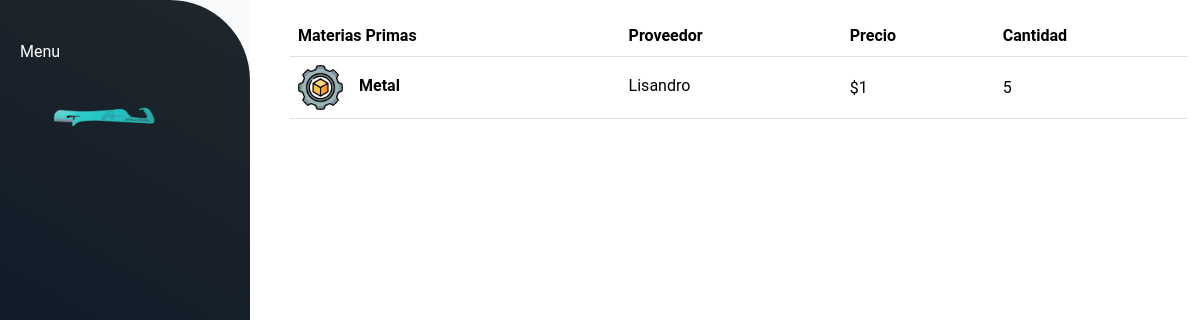
Page /materias_primas/ on the earlier database version.
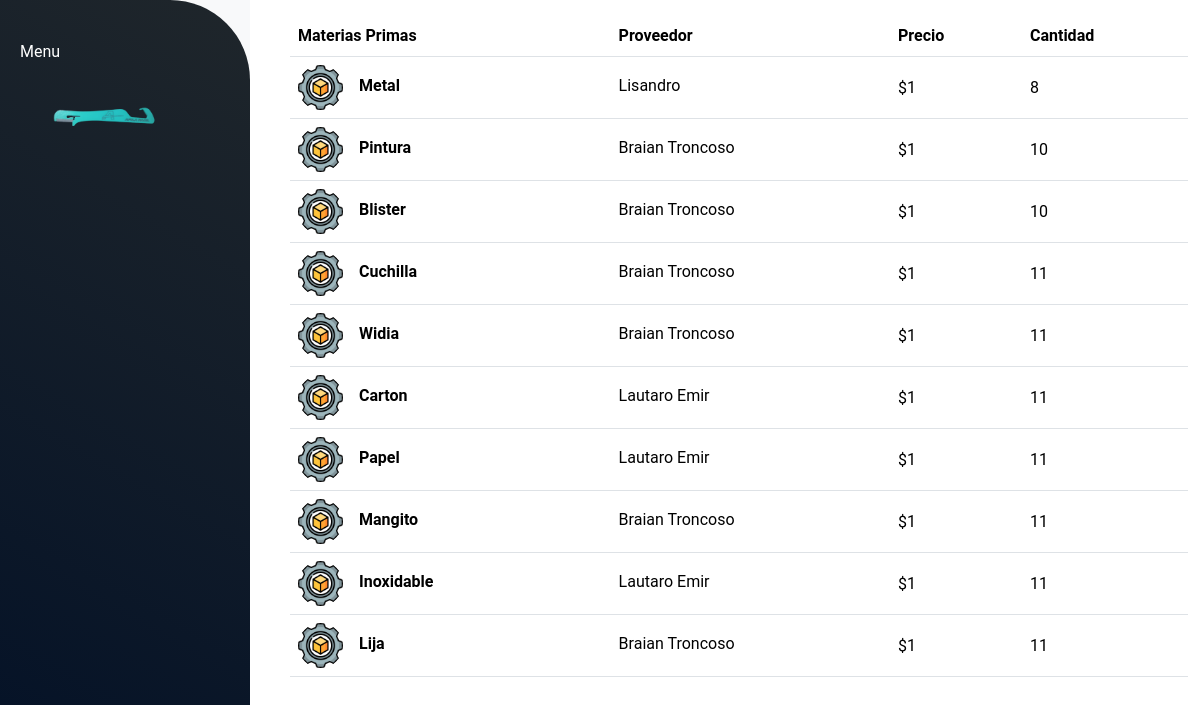
Same page on the later database version.
### materias_primas/models.py (models this page shows, shortened)
class Materias(models.Model):
    nombre = models.CharField(max_length=45)
    precio = models.IntegerField()
    cantidad = models.IntegerField()
    proveedores = models.ForeignKey(Proveedores, null=True, blank=True, on_delete=models.SET_NULL, related_name='materias')
    imagen = models.CharField(max_length=100)
    def get_imagen_url(self):
        if self.imagen:
            return f"/static/img/{self.imagen}"
        else:
            return "/static/img/materia_prima.png"
    class Meta:
        db_table = 'materias'
        verbose_name = "Materia"

### proveedores/models.py (models this page shows, shortened)
class Proveedores(models.Model):
    nombre = models.CharField(max_length=50)
    detalle = models.CharField(max_length=200, blank=True)
    direccion = models.CharField(max_length=100)
    telefono = models.IntegerField(null=True, blank=True)
    email = models.CharField(max_length=100)
    imagen = models.TextField(null=True, blank=True)
    class Meta:
        db_table = 'proveedores'
        verbose_name = "Proveedores"

### materias_primas/views.py (the view)
# urls.py: path('', views.mostrar_materias_primas, name='materias_primas'),
def mostrar_materias_primas(request):
    materias = Materias.objects.all()
    return render(request, 'materias_primas.html', {'materias': materias, 'mensaje': "No hay Materia Prima"})

### materias_primas/templates/materias_primas.html (shortened to what this page needs)
{% extends "materias_primas/layout.html" %}
{% load static %}
{% block content %}
{% if materias%}
<div class="container" id="altura">
    <table class="table align-middle mb-0 bg-white m-3 mb-5">
        <thead class="bg-dark">
        <tr>
            <th>Materias Primas</th>
            <th>Proveedor</th>
            <th>Precio</th>
            <th>Cantidad</th>
        </tr>
        </thead>
        <tbody>
        {% for materia in materias %}
            <tr>
                <td>
                <div class="d-flex align-items-center">
                    <img
                        src="{{ materia.get_imagen_url }}"
                        alt="NO-IMG"
                        style="width: 45px; height: 45px"
                        class="rounded-circle"
                        />
                    <div class="ms-3">
                    <p class="fw-bold mb-1 ml-2">{{materia.nombre}}</p>
                    </div>
                </div>
                </td>
                <td>
                <p class="fw-normal mb-1">{{ materia.proveedores.nombre }} {{ materia.proveedores.apellido}}</p>
                </td>
                <td>${{ materia.precio }}</td>
                <td>{{ materia.cantidad }}</td>
            </tr>
        {%endfor%}
        </tbody>
    </table>
{%else%}
    {{ mensaje }}
{%endif%}
</div>
{% endblock %}

### materias_primas/templates/materias_primas/layout.html (shortened to what this page needs)
{% load static %}
<!DOCTYPE html>
<html lang="en">
<head>
    <link rel="stylesheet" href="{% static 'style.css' %}">
    <link href="https://cdn.jsdelivr.net/npm/bootstrap@5.3.1/dist/css/bootstrap.min.css" rel="stylesheet">
</head>
<body>
    <div class="d-flex" id="wrapper">
        <div class="bg-light border-right" id="sidebar-wrapper">
            <div class="list-group list-group-flush">
                {% include "materias_primas/nav.html"%}
            </div>
        </div>
            <div class="container-fluid">
                {% block content %}
                {% endblock %}
            </div>
        </div>
</body>
</html>

### materias_primas/templates/materias_primas/nav.html (shortened to what this page needs)
{% load static %}
{% block content %}
<aside>
    <p> Menu <a href="#">
        <img src="{% static 'img/logo.jpeg' %}" height="80" alt="Logo Afila Facil" loading="lazy" />
    </a></p>
{% endblock %}

### static/style.css (style rules this page uses)
body { font-family: 'Roboto' !important; width: 100% !important; height: 100vh !important; margin: 0; }
aside { color: #fff; width: 250px; padding-left: 20px; height: 100vh; background-image: linear-gradient(30deg , #031127, #1f262b); border-top-right-radius: 80px; }
aside a { font-size: 13px; color: #fff; display: block; padding: 12px; padding-left: 30px; text-decoration: none; -webkit-tap-highlight-color:transparent; }
aside p { margin: 0; padding: 40px 0; }
#altura { max-height: 100vh !important; overflow-y: auto !important; }

Differences in the rows shown:
changed Materias "Metal": cantidad "5" → "8"
added Materias: nombre "Pintura", proveedores.nombre "Braian Troncoso", precio "1", cantidad "10"
added Materias: nombre "Blister", proveedores.nombre "Braian Troncoso", precio "1", cantidad "10"
added Materias: nombre "Cuchilla", proveedores.nombre "Braian Troncoso", precio "1", cantidad "11"
added Materias: nombre "Widia", proveedores.nombre "Braian Troncoso", precio "1", cantidad "11"
added Materias: nombre "Carton", proveedores.nombre "Lautaro Emir", precio "1", cantidad "11"
added Materias: nombre "Papel", proveedores.nombre "Lautaro Emir", precio "1", cantidad "11"
added Materias: nombre "Mangito", proveedores.nombre "Braian Troncoso", precio "1", cantidad "11"
added Materias: nombre "Inoxidable", proveedores.nombre "Lautaro Emir", precio "1", cantidad "11"
added Materias: nombre "Lija", proveedores.nombre "Braian Troncoso", precio "1", cantidad "11"
